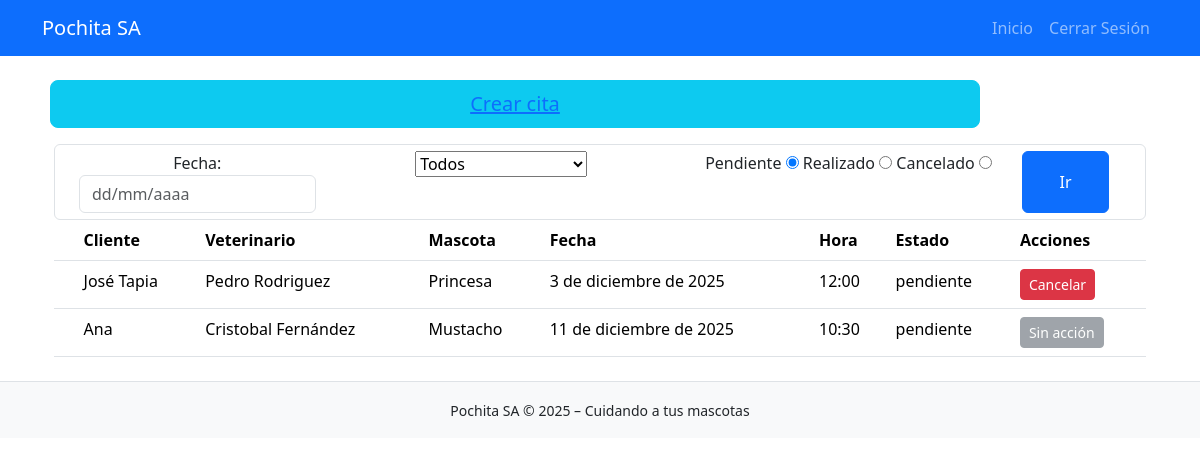
Screenshot of /horarios/ (signed in) with the database file from the repository.
### horarios/models.py (models this page shows, shortened)
class Cita(models.Model):
    fecha = models.DateField(verbose_name="Fecha agendada")
    hora_inicial = models.IntegerField(verbose_name="Bloque inicial de cita")
    estado = models.CharField(max_length=9, choices=ESTADOS_DE_CITA, verbose_name="Estado")
    veterinario = models.ForeignKey(Veterinario, on_delete=models.CASCADE, verbose_name="Veterinario asignado")
    ficha_cliente = models.ForeignKey(FichaMascota, on_delete=models.CASCADE, verbose_name="Ficha Cliente")
    updated = models.DateTimeField(auto_now=True, verbose_name="Última vez actualizado")
    def bloques_a_tiempo(self, bloque):
        inicio_horario = datetime(self.fecha.year, self.fecha.month, self.fecha.day, 8, 0, 0, 0)
        result = inicio_horario + timedelta(minutes=(bloque - 1) * 30)
        return result.strftime('%H:%M')
    @property
    def hora_inicial_a_tiempo(self):
        return self.bloques_a_tiempo(self.hora_inicial)

### fichas_mascota/models.py (models this page shows, shortened)
class FichaMascota(models.Model):
    cliente = models.CharField(max_length=90, verbose_name="Nombre del dueño")
    mascota = models.CharField(max_length=30, verbose_name="Nombre de la mascota")
    especie = models.CharField(max_length=40, verbose_name="Especie de la mascota")
    edad = models.IntegerField(verbose_name="Edad de la mascota")
    peso = models.IntegerField(verbose_name="Peso de la mascota")
    vacunas = models.TextField(max_length=60, verbose_name="Descripción de vacunas")
    tratamientos_apli = models.TextField(max_length=200, verbose_name="Tratamientos aplicados")
    tratamientos_sig = models.TextField(max_length=100, verbose_name="Siguiente tratamiento por aplicar")
    telefono = models.CharField(max_length=15, verbose_name="Teléfono de contacto")
    created = models.DateTimeField(auto_now_add=True, verbose_name="Fecha creación")
    updated = models.DateTimeField(auto_now=True, verbose_name="Última vez actualizado")

### veterinarios/models.py (models this page shows, shortened)
class Veterinario(models.Model):
    nombre = models.CharField(max_length=120, verbose_name="Nombre de Veterinario")
    usuario = models.ForeignKey(User, on_delete=models.CASCADE, verbose_name="Cuenta de usuario")
    created = models.DateTimeField(auto_now_add=True, verbose_name="Fecha de registro")

### horarios/views.py (the view)
# urls.py: path('', views.horarios, name = "horarios"),
@login_required
def horarios(req):
    veterinario = req.GET.get('veterinario')
    if veterinario:
        veterinario = veterinario.strip()
    estado = req.GET.get('estado', None)
    lista_estados = ["realizado", "pendiente", "cancelado"]
    if estado not in lista_estados: estado = "pendiente"
    fecha = localtime().date()
    try:
        fecha_str = req.GET.get('fecha', None)
        fecha = datetime.strptime(fecha_str, "%d/%m/%Y").date()
        fecha_max = fecha
    except:
        fecha = date(fecha.year, fecha.month, 1)
        fecha_max = fecha + relativedelta(months=1)
        fecha_max = date(
            fecha_max.year,
            fecha_max.month,
            calendar.monthrange(fecha_max.year, fecha_max.month)[1]
        )
    if(veterinario): citas = Cita.objects.filter(fecha__range = (fecha, fecha_max), estado = estado, veterinario__id = veterinario).order_by('fecha')
    else: citas = Cita.objects.filter(fecha__range = (fecha, fecha_max), estado = estado).order_by('fecha')
    veterinarios = Veterinario.objects.all().order_by('id')
    try: vet_loggeado = Veterinario.objects.get(usuario__id = req.user.id)
    except: vet_loggeado = None
    notificaciones = get_notificaciones(req)
    return render(req, 'horarios/horario.html', {
        'citas': citas,
        'fecha_min': date(2020, 1, 1),
        'fecha_max': fecha_max,
        'veterinarios': veterinarios,
        'vet_loggeado': vet_loggeado,
        'notificaciones': notificaciones
    })

### core/processors.py (called while the page is built)
def ctx_dict(req):
    ctx = {
        "NOMBRE_PAGINA": "Pochita S.A",
        "LINK_GITHUB": "https://github.com/FrappuccinoIc/pochita_sa"
    }
    return ctx

### core/views.py (called while the page is built)
def get_notificaciones(req):
    user_id = req.user.id
    try: recepcionista = Recepcionista.objects.get(usuario__id = user_id)
    except: recepcionista = False
    if not recepcionista:
        return 0
    notificaciones = Notificacion.objects.filter(recepcionista__usuario__id = user_id)
    return {"num": len(notificaciones), "es_recepcionista": recepcionista}

### horarios/templates/horarios/horario.html (shortened to what this page needs)
{% extends 'core/base.html' %}
{% block content %}
<div class="container">
    <div class="row text-center mb-3 x-5">
        <button class="btn btn-info btn-lg btn-block col-10 mx-2"><a class="" href="/horarios/citas/registrar">Crear cita</a></button>
    </div>
    <form class="form-control text-center" method="get" action="">
        <div class="container row">
            <div class="col-3">
                <label for="fecha">Fecha:</label>
                <input type="text" id="fecha" name="fecha" class="form-control" autocomplete="off" placeholder="dd/mm/aaaa"
                    min="{{fecha_min.year}}-{{fecha_min.month}}-1"
                    max="{{fecha_max.year}}-{{fecha_max.month}}-{{fecha_max.day}}"
                >
            </div>
            <div class="col-4">
                <select name="veterinario" id="veterinario">
                    <option value="">Todos</option>
                </select>
            </div>
            <div class="col-4">
                <label for="pendiente">Pendiente</label>
                <input type="radio" id="pendiente" name="estado" value="pendiente" checked>
                <label for="realizado">Realizado</label>
                <input type="radio" id="realizado" name="estado" value="realizado">
                <label for="cancelado">Cancelado</label>
                <input type="radio" id="cancelado" name="estado" value="cancelado">
            </div>
            <button class="btn btn-primary col-1">Ir</button>
        </div>
    </form>
    <table class="table">
        <thead>
            <tr>
                <th></th>
                <th>Cliente</th>
                <th>Veterinario</th>
                <th>Mascota</th>
                <th>Fecha</th>
                <th>Hora</th>
                <th>Estado</th>
                <th>Acciones</th>
            </tr>
        </thead>
        <tbody>
            {% for cita in citas %}
            <tr>
                <td></td>
                <td>{{ cita.ficha_cliente.cliente }}</td>
                <td>{{ cita.veterinario.nombre }}</td>
                <td>{{ cita.ficha_cliente.mascota }}</td>
                <td>{{ cita.fecha }}</td>
                <td>{{ cita.hora_inicial_a_tiempo }}</td>
                <td>{{ cita.estado }}</td>
                <td>
                    {% if vet_loggeado.id == cita.veterinario.id and cita.estado == "pendiente" %}
                    <a href="{% url 'eliminar_cita' cita.id %}"
                        class="btn btn-sm btn-danger">
                        Cancelar
                    </a>
                    {% elif vet_loggeado.id == cita.veterinario.id %}
                    <button class="btn btn-sm btn-dark" disabled>
                        {{ cita.estado|capfirst }}
                    </button>
                    {% else %}
                    <button class="btn btn-sm btn-secondary" disabled>
                        Sin acción
                    </button>
                    {% endif %}
                </td>
            </tr>
            {% endfor %}
        </tbody>
    </table>
</div>
<link rel="stylesheet"
href="https://cdnjs.cloudflare.com/ajax/libs/bootstrap-datepicker/1.9.0/css/bootstrap-datepicker.min.css">
{% endblock %}

### rows the page displays
Cita: ficha_cliente.cliente "José Tapia", veterinario.nombre "Pedro Rodriguez", ficha_cliente.mascota "Princesa", fecha "3 de diciembre de 2025", hora_inicial_a_tiempo "12:00", estado "pendiente", shows "Cancelar"
Cita: ficha_cliente.cliente "Ana", veterinario.nombre "Cristobal Fernández", ficha_cliente.mascota "Mustacho", fecha "11 de diciembre de 2025", hora_inicial_a_tiempo "10:30", estado "pendiente", shows "Sin acción"
